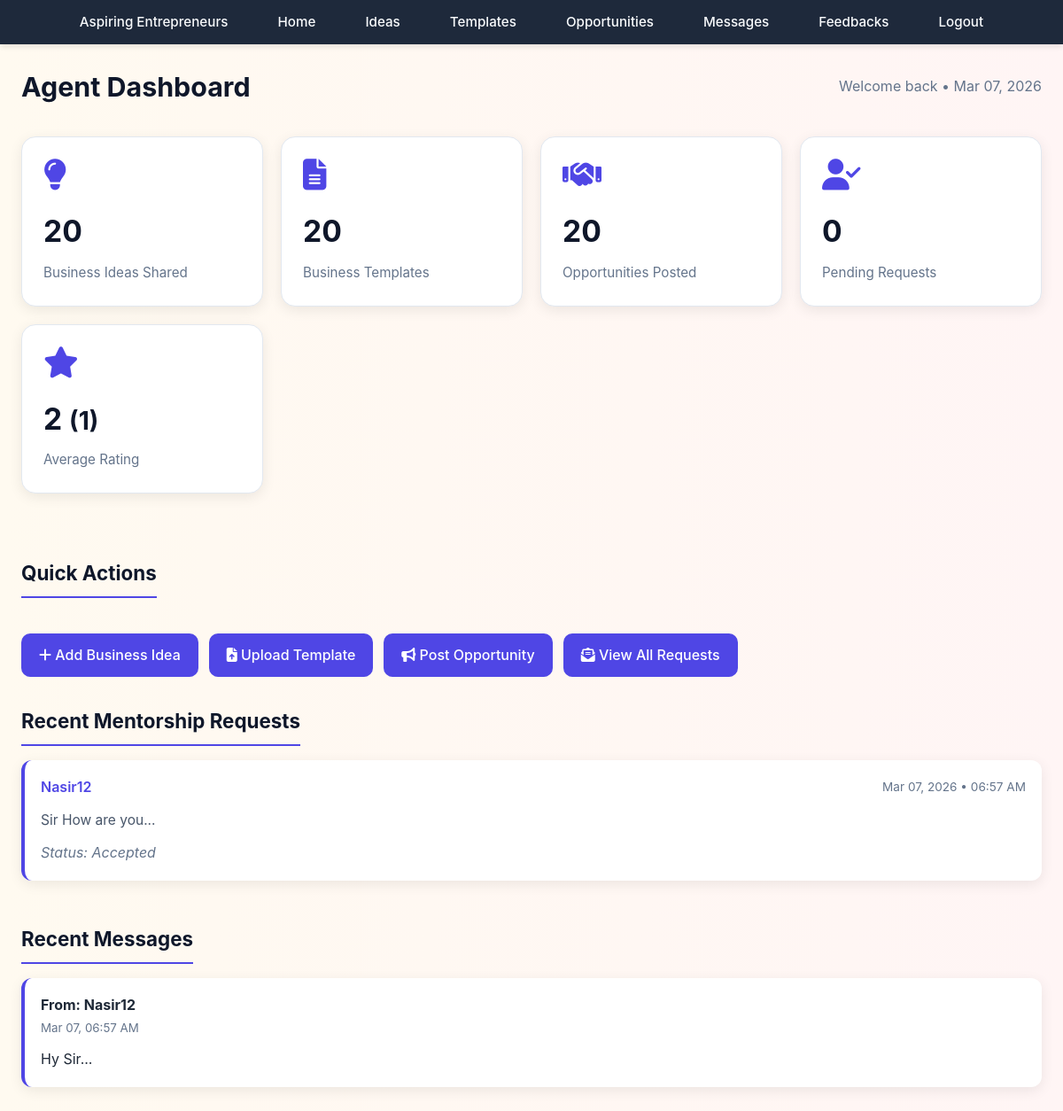
The app's page /agent/dashboard.php (signed in) with its own data.
### tables this page shows
CREATE TABLE `mentorship_requests` (
  `request_id` int(11) NOT NULL,
  `user_id` int(11) DEFAULT NULL,
  `agent_id` int(11) DEFAULT NULL,
  `message` text DEFAULT NULL,
  `status` enum('pending','accepted','rejected') DEFAULT 'pending',
  `request_date` timestamp NOT NULL DEFAULT current_timestamp()
);

CREATE TABLE `users` (
  `id` int(11) NOT NULL,
  `username` varchar(50) NOT NULL,
  `password` varchar(255) NOT NULL,
  `email` varchar(100) NOT NULL,
  `phone` varchar(15) NOT NULL,
  `cnic` varchar(13) NOT NULL,
  `created_at` timestamp NOT NULL DEFAULT current_timestamp()
);

CREATE TABLE `messages` (
  `message_id` int(11) NOT NULL,
  `sender_id` int(11) DEFAULT NULL,
  `receiver_id` int(11) DEFAULT NULL,
  `message` text DEFAULT NULL,
  `sent_at` timestamp NOT NULL DEFAULT current_timestamp()
);

### agent/dashboard.php (the view, shortened to what this page needs)
<?php
include "config.php";
$agent_id = $_SESSION['agent_id'];
$ideas_count = mysqli_fetch_assoc(mysqli_query($conn,
    "SELECT COUNT(*) as cnt FROM business_ideas WHERE agent_id = $agent_id"))['cnt'];
$templates_count = mysqli_fetch_assoc(mysqli_query($conn,
    "SELECT COUNT(*) as cnt FROM business_templates WHERE agent_id = $agent_id"))['cnt'];
$opportunities_count = mysqli_fetch_assoc(mysqli_query($conn,
    "SELECT COUNT(*) as cnt FROM opportunities WHERE agent_id = $agent_id"))['cnt'];
$pending_requests = mysqli_fetch_assoc(mysqli_query($conn,
    "SELECT COUNT(*) as cnt FROM mentorship_requests
     WHERE agent_id = $agent_id AND status = 'pending'"))['cnt'];
$feedback_result = mysqli_query($conn,
    "SELECT AVG(rating) as avg_rating, COUNT(*) as count
     FROM feedback WHERE agent_id = $agent_id");
$feedback = mysqli_fetch_assoc($feedback_result);
$avg_rating = $feedback['avg_rating'] ? round($feedback['avg_rating'], 1) : '—';
$feedback_count = $feedback['count'];
$recent_requests = mysqli_query($conn,
    "SELECT mr.*, u.username
     FROM mentorship_requests mr
     JOIN users u ON mr.user_id = u.id
     WHERE mr.agent_id = $agent_id
     ORDER BY mr.request_date DESC LIMIT 5");
$recent_messages = mysqli_query($conn,
    "SELECT m.*, u.username AS sender_name
     FROM messages m
     JOIN users u ON m.sender_id = u.id
     WHERE m.receiver_id = $agent_id
     ORDER BY m.sent_at DESC LIMIT 5");
?>
<!DOCTYPE html>
<html lang="en">
<head>
    <link rel="stylesheet" href="https://cdnjs.cloudflare.com/ajax/libs/font-awesome/6.5.0/css/all.min.css">
<link rel="stylesheet" href="../CSS/style.css">
</head>
<body>
<?php include 'navbar.php'; ?>
<div class="container">
    <div class="page-header">
        <h1>Agent Dashboard</h1>
        <span style="color: var(--gray);">Welcome back • <?php echo date('M d, Y'); ?></span>
    </div>
    <div class="stats-grid">
        <div class="stat-card">
            <i class="fas fa-lightbulb stat-icon"></i>
            <div class="stat-value"><?php echo $ideas_count; ?></div>
            <div class="stat-label">Business Ideas Shared</div>
        </div>
        <div class="stat-card">
            <i class="fas fa-file-alt stat-icon"></i>
            <div class="stat-value"><?php echo $templates_count; ?></div>
            <div class="stat-label">Business Templates</div>
        </div>
        <div class="stat-card">
            <i class="fas fa-handshake stat-icon"></i>
            <div class="stat-value"><?php echo $opportunities_count; ?></div>
            <div class="stat-label">Opportunities Posted</div>
        </div>
        <div class="stat-card">
            <i class="fas fa-user-check stat-icon"></i>
            <div class="stat-value"><?php echo $pending_requests; ?></div>
            <div class="stat-label">Pending Requests</div>
        </div>
        <div class="stat-card">
            <i class="fas fa-star stat-icon"></i>
            <div class="stat-value"><?php echo $avg_rating; ?> <small>(<?php echo $feedback_count; ?>)</small></div>
            <div class="stat-label">Average Rating</div>
        </div>
    </div>
    <h2 class="section-title">Quick Actions</h2>
    <div class="quick-actions">
        <a href="add_idea.php" class="action-btn"><i class="fas fa-plus"></i> Add Business Idea</a>
        <a href="add_template.php" class="action-btn"><i class="fas fa-file-upload"></i> Upload Template</a>
        <a href="add_opportunity.php" class="action-btn"><i class="fas fa-bullhorn"></i> Post Opportunity</a>
        <a href="request&messages.php" class="action-btn"><i class="fas fa-envelope-open-text"></i> View All Requests</a>
    </div>
    <h2 class="section-title">Recent Mentorship Requests</h2>
    <?php if (mysqli_num_rows($recent_requests) > 0): ?>
        <?php while ($req = mysqli_fetch_assoc($recent_requests)): ?>
            <div class="request-card">
                <div class="request-header">
                    <span class="requester-name"><?php echo htmlspecialchars($req['username']); ?></span>
                    <span class="request-date"><?php echo date('M d, Y • h:i A', strtotime($req['request_date'])); ?></span>
                </div>
                <div class="request-text">
                    <?php echo nl2br(htmlspecialchars(substr($req['message'], 0, 220))); ?>...
                </div>
                <?php if ($req['status'] === 'pending'): ?>
                    <div class="action-buttons">
                        <a href="manage_request.php?action=accept&rid=<?php echo $req['request_id']; ?>" class="btn-accept">Accept</a>
                        <a href="manage_request.php?action=reject&rid=<?php echo $req['request_id']; ?>" class="btn-reject">Reject</a>
                    </div>
                <?php else: ?>
                    <span style="color: var(--gray); font-style: italic;">Status: <?php echo ucfirst($req['status']); ?></span>
                <?php endif; ?>
            </div>
        <?php endwhile; ?>
    <?php endif; ?>
    <h2 class="section-title">Recent Messages</h2>
    <?php if (mysqli_num_rows($recent_messages) > 0): ?>
        <?php while ($msg = mysqli_fetch_assoc($recent_messages)): ?>
            <div class="message-card">
                <strong>From: <?php echo htmlspecialchars($msg['sender_name']); ?></strong><br>
                <small style="color: var(--gray);"><?php echo date('M d, h:i A', strtotime($msg['sent_at'])); ?></small>
                <p style="margin-top: 10px;"><?php echo nl2br(htmlspecialchars(substr($msg['message'], 0, 180))); ?>...</p>
            </div>
        <?php endwhile; ?>
    <?php endif; ?>
</div>
</body>
</html>

### CSS/style.css (style rules this page uses)
:root { --primary-color: #ff5a5f; --primary-hover: #e14d52; --secondary-color: #ffcc00; --secondary-hover: #e6b800; --text-primary: #1f2937; --text-secondary: #4b5563; --bg-primary: #ffffff; --bg-secondary: #fdf2f2; --border-color: #e5e7eb; --shadow-sm: 0 1px 2px rgba(0, 0, 0, 0.05); --shadow-md: 0 4px 6px rgba(0, 0, 0, 0.1); --shadow-lg: 0 10px 15px rgba(0, 0, 0, 0.15); }
* { margin: 0; padding: 0; box-sizing: border-box; }
body { font-family: 'Inter', sans-serif; background: linear-gradient(to right, #fffaf0, #fff5f5); color: var(--text-primary); line-height: 1.6; }
h1, h2, h3, h4, h5, h6 { margin-top: 30px; font-weight: 700; text-align: center; margin-bottom: 1rem; color: var(--primary-color); }
h1 { font-size: 2.5rem; }
h2 { font-size: 2rem; }

### agent/dashboard.php (style rules this page uses)
:root { --primary: #4f46e5; --primary-dark: #4338ca; --success: #10b981; --warning: #f59e0b; --danger: #ef4444; --light: #f8fafc; --gray: #64748b; --dark: #0f172a; --border: #e2e8f0; --shadow: 0 4px 15px rgba(0,0,0,0.08); }
.container { max-width: 1280px; margin: 0 auto; padding: 24px; }
.page-header { display: flex; justify-content: space-between; align-items: center; margin-bottom: 32px; }
.page-header h1 { font-size: 1.9rem; margin: 0; color: var(--dark); }
.stats-grid { display: grid; grid-template-columns: repeat(auto-fit, minmax(240px, 1fr)); gap: 20px; margin-bottom: 40px; }
.stat-card { background: white; border-radius: 16px; padding: 24px; box-shadow: var(--shadow); border: 1px solid var(--border); transition: transform 0.2s ease; }
.stat-icon { font-size: 2.2rem; margin-bottom: 12px; color: var(--primary); }
.stat-value { font-size: 2.1rem; font-weight: 700; color: var(--dark); margin: 8px 0; }
.stat-label { color: var(--gray); font-size: 0.95rem; }
.section-title { font-size: 1.4rem; margin: 32px 0 16px; color: var(--dark); border-bottom: 2px solid var(--primary); display: inline-block; padding-bottom: 8px; }
.request-card, .message-card { background: white; border-radius: 12px; padding: 18px; margin-bottom: 16px; box-shadow: var(--shadow); border-left: 4px solid var(--primary); }
.request-header { display: flex; justify-content: space-between; align-items: center; margin-bottom: 12px; }
.requester-name { font-weight: 600; color: var(--primary); }
.request-date { font-size: 0.85rem; color: var(--gray); }
.request-text { color: #475569; margin: 12px 0; font-size: 0.97rem; }
.quick-actions { display: flex; flex-wrap: wrap; gap: 12px; margin-top: 24px; }
.action-btn { background: var(--primary); color: white; padding: 12px 20px; border-radius: 10px; text-decoration: none; font-weight: 500; transition: background 0.2s; }

### records on screen
mentorship_requests: user.username "Nasir12", request_date "Mar 07, 2026 • 06:57 AM", message "Sir How are you", status "Accepted"
messages: users.username "Nasir12", sent_at "Mar 07, 06:57 AM", message "Hy Sir"

### other values on screen
$ideas_count "20"
$templates_count "20"
$opportunities_count "20"
$pending_requests "0"
$avg_rating "2"
$feedback_count "1"
